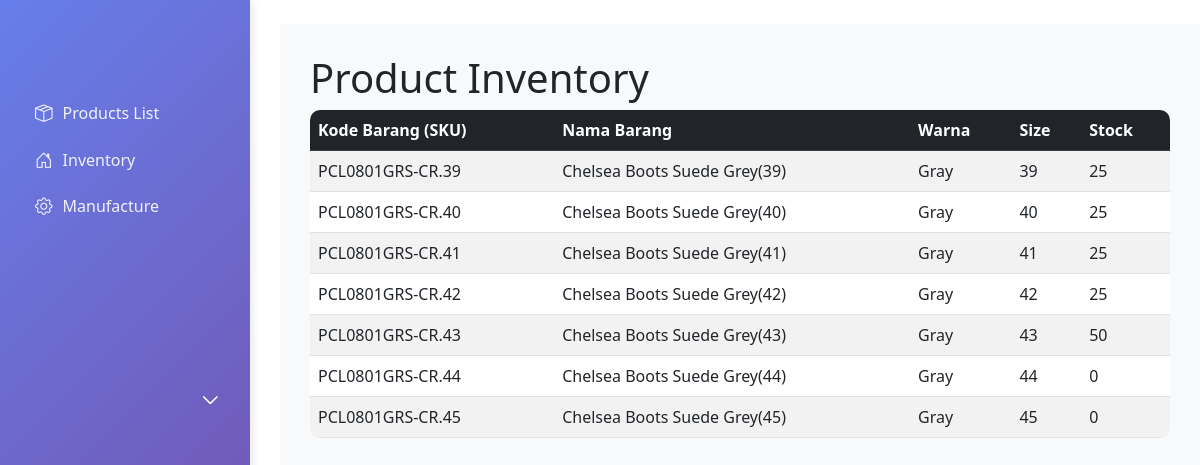
The app's page /inventory/inventory/products/ with its own data.
### product/models.py (models this page shows, shortened)
class Product(models.Model):
    sku = models.CharField(max_length=100, primary_key=True)
    name = models.CharField(max_length=200)
    description = models.TextField(blank=True)
    price = models.DecimalField(max_digits=10, decimal_places=2)
    category = models.CharField(max_length=100)
    size = models.CharField(max_length=50, blank=True)
    colour = models.CharField(max_length=50, blank=True)
    release_date = models.DateField()
    minimum_stock = models.PositiveIntegerField(default=10)
    maximum_stock = models.PositiveIntegerField(default=1000)

### inventory_product/views.py (the view)
# urls.py: path('inventory/products/', views.inventory_product_list, name='inventory_product_list'),
def inventory_product_list(request):
    from django.db.models import Sum
    products = Product.objects.all()
    inventory_data = []
    for product in products:
        total_in = PenerimaanBarangDetail.objects.filter(id_product=product).aggregate(total=Sum('quantity'))['total'] or 0
        total_out = KeluarBarangDetail.objects.filter(id_product=product).aggregate(total=Sum('quantity'))['total'] or 0
        current_stock = total_in - total_out
        inventory_data.append({
            'product': product,
            'current_stock': current_stock
        })
    return render(request, 'inventory_product/inventory_product_list.html', {'inventories': inventory_data})

### inventory_product/templates/inventory_product/inventory_product_list.html (shortened to what this page needs)
{% extends 'base.html' %}
{% block content %}
<h1>Product Inventory</h1>
<div class="table-responsive">
    <table class="table table-striped table-hover">
        <thead class="table-dark">
            <tr>
                <th>Kode Barang (SKU)</th>
                <th>Nama Barang</th>
                <th>Warna</th>
                <th>Size</th>
                <th>Stock</th>
            </tr>
        </thead>
        <tbody>
            {% for inventory in inventories %}
            <tr>
                <td>{{ inventory.product.sku }}</td>
                <td>{{ inventory.product.name }}</td>
                <td>{{ inventory.product.colour }}</td>
                <td>{{ inventory.product.size }}</td>
                <td>{{ inventory.current_stock }}</td>
            </tr>
            {% endfor %}
        </tbody>
    </table>
</div>
{% endblock %}

### erp_project/templates/base.html (style rules this page uses)
.table { border-radius: 10px; overflow: hidden; }

### records on screen
Product: product.sku "PCL0801GRS-CR.39", product.name "Chelsea Boots Suede Grey(39)", product.colour "Gray", product.size "39", current_stock "25"
Product: product.sku "PCL0801GRS-CR.40", product.name "Chelsea Boots Suede Grey(40)", product.colour "Gray", product.size "40", current_stock "25"
Product: product.sku "PCL0801GRS-CR.41", product.name "Chelsea Boots Suede Grey(41)", product.colour "Gray", product.size "41", current_stock "25"
Product: product.sku "PCL0801GRS-CR.42", product.name "Chelsea Boots Suede Grey(42)", product.colour "Gray", product.size "42", current_stock "25"
Product: product.sku "PCL0801GRS-CR.43", product.name "Chelsea Boots Suede Grey(43)", product.colour "Gray", product.size "43", current_stock "50"
Product: product.sku "PCL0801GRS-CR.44", product.name "Chelsea Boots Suede Grey(44)", product.colour "Gray", product.size "44", current_stock "0"
Product: product.sku "PCL0801GRS-CR.45", product.name "Chelsea Boots Suede Grey(45)", product.colour "Gray", product.size "45", current_stock "0"
